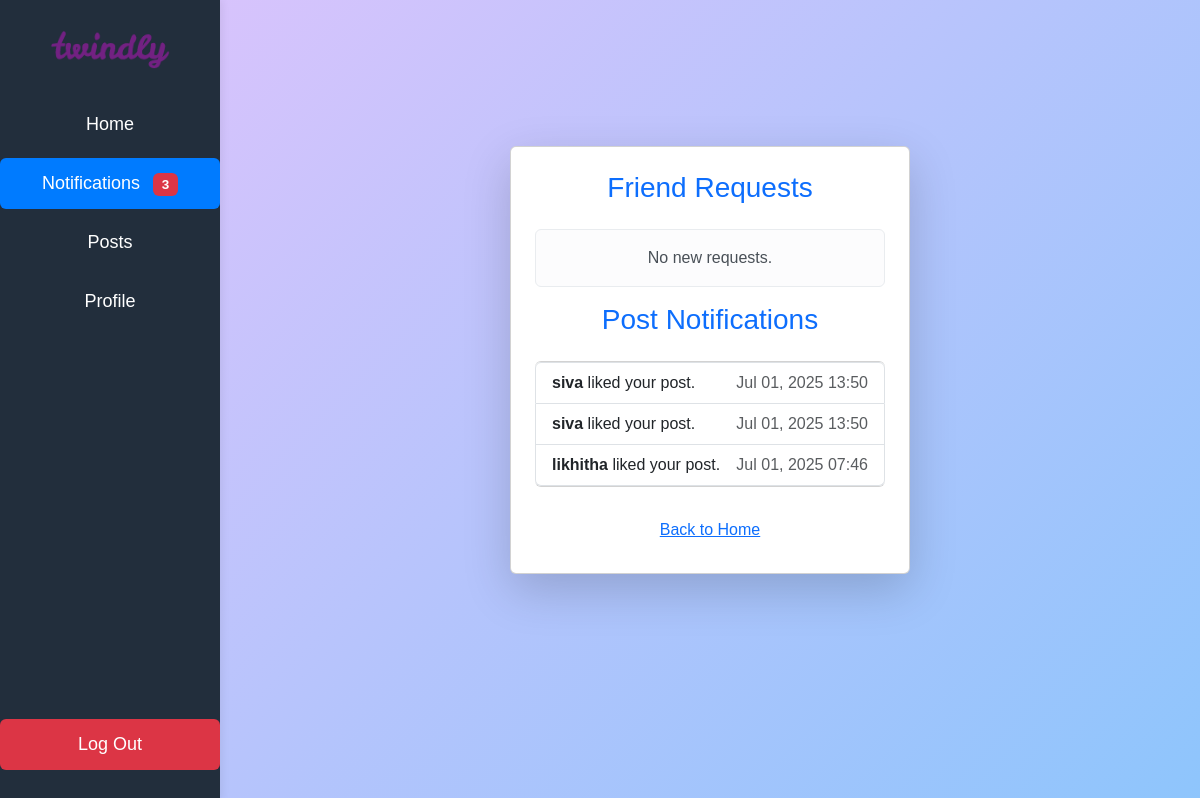
The page /notifications/ (signed in) on the database its author committed.
### accounts/models.py (models this page shows)
class Notification(models.Model):
    NOTIF_TYPE_CHOICES = [
        ('like', 'Like'),
        ('comment', 'Comment'),
        ('friend', 'FriendRequest'),
    ]
    user = models.ForeignKey('CustomUser', on_delete=models.CASCADE, related_name='notifications')
    from_user = models.ForeignKey('CustomUser', on_delete=models.CASCADE, related_name='sent_notifications', null=True, blank=True)
    notif_type = models.CharField(max_length=20, choices=NOTIF_TYPE_CHOICES)
    post = models.ForeignKey('Post', on_delete=models.CASCADE, null=True, blank=True)
    comment = models.ForeignKey('Comment', on_delete=models.CASCADE, null=True, blank=True)
    is_seen = models.BooleanField(default=False)
    created_at = models.DateTimeField(auto_now_add=True)

class CustomUser(AbstractUser):
    bio = models.TextField(blank=True, null=True)
    friends = models.ManyToManyField('self', symmetrical=True, blank=True)
    profile_photo = models.ImageField(upload_to='profile_photos/', blank=True, null=True)

### accounts/views.py (the view, shortened to what this page needs)
# urls.py: path('notifications/', views.notifications_view, name='notifications'),
def notifications_view(request):
    from .models import FriendRequest, Notification
    if not request.user.is_authenticated:
        return redirect('login')
    requests = request.user.received_requests.filter(is_seen=False)
    notifications = Notification.objects.filter(user=request.user, is_seen=False).order_by('-created_at')
    return render(request, 'notifications.html', {'requests': requests, 'notifications': notifications})

### accounts/templates/notifications.html
{% extends 'base.html' %}
{% block content %}
<div class="container d-flex justify-content-center align-items-center" style="min-height: 80vh;">
    <div class="card p-4 shadow-lg" style="min-width: 400px;">
        <h3 class="text-center mb-4 text-primary">Friend Requests</h3>
        {% if requests %}
            <ul class="list-group mb-3">
                {% for req in requests %}
                <li class="list-group-item d-flex justify-content-between align-items-center">
                    <span>{{ req.from_user.username }} sent you a friend request!</span>
                    <form method="post" action="/notifications/" class="d-inline">
                        {% csrf_token %}
                        <input type="hidden" name="request_id" value="{{ req.id }}">
                        <button type="submit" name="action" value="accept" class="btn btn-success btn-sm">Accept</button>
                        <button type="submit" name="action" value="reject" class="btn btn-danger btn-sm">Reject</button>
                    </form>
                </li>
                {% endfor %}
            </ul>
        {% else %}
            <div class="alert alert-light text-center">No new requests.</div>
        {% endif %}
        <h3 class="text-center mb-4 text-primary">Post Notifications</h3>
        {% if notifications %}
            <ul class="list-group mb-3">
                {% for notif in notifications %}
                <li class="list-group-item">
                    {% if notif.notif_type == 'like' %}
                        <strong>{{ notif.from_user.username }}</strong> liked your post.
                    {% elif notif.notif_type == 'comment' %}
                        <strong>{{ notif.from_user.username }}</strong> commented on your post: "{{ notif.comment.text }}"
                    {% endif %}
                    <span class="text-muted float-end">{{ notif.created_at|date:'M d, Y H:i' }}</span>
                </li>
                {% endfor %}
            </ul>
        {% else %}
            <div class="alert alert-light text-center">No new post notifications.</div>
        {% endif %}
        <a href="/home/" class="btn btn-link mt-2">Back to Home</a>
    </div>
</div>
{% endblock %}

### accounts/templates/base.html (shortened to what this page needs)
<!DOCTYPE html>
<html lang="en">
<head>
    <link href="https://cdn.jsdelivr.net/npm/bootstrap@5.3.0/dist/css/bootstrap.min.css" rel="stylesheet">
</head>
<body{% if request.path == '/login/' or request.path == '/register/' %} class="login-register-bg"{% endif %}>
    {% if request.user.is_authenticated %}
    <div class="sidebar">
        <a href="/home/"><img src="/static/twindly_logo.png" alt="Twindly Logo" class="logo"></a>
        <a class="nav-link {% if request.path == '/home/' %}active{% endif %}" href="/home/"><span>Home</span></a>
        <a class="nav-link {% if '/notifications' in request.path %}active{% endif %}" href="/notifications/">
            <span>Notifications</span>
            {% if notifications and notifications|length > 0 %}
                <span class="badge bg-danger ms-2">{{ notifications|length }}</span>
            {% endif %}
        </a>
        <a class="nav-link {% if '/posts' in request.path %}active{% endif %}" href="/posts/"><span>Posts</span></a>
        <a class="nav-link {% if '/profile' in request.path %}active{% endif %}" href="/profile/"><span>Profile</span></a>
        <a class="nav-link logout-link" href="/logout/"><span>Log Out</span></a>
    </div>
    {% endif %}
    <div class="main-content">
        {% block content %}{% endblock %}
    </div>
</body>
</html>

### accounts/templates/base.html (style rules this page uses)
body { min-height: 100vh; background: linear-gradient(135deg, #e0c3fc 0%, #8ec5fc 100%); background-repeat: no-repeat; background-attachment: fixed; font-family: Arial, sans-serif; margin: 0; }
.sidebar { position: fixed; top: 0; left: 0; height: 100vh; width: 220px; background: #222e3c; color: #fff; display: flex; flex-direction: column; align-items: center; padding-top: 30px; box-shadow: 2px 0 8px rgba(0,0,0,0.07); z-index: 1000; }
.sidebar .logo { width: 120px; margin-bottom: 30px; }
.sidebar .nav-link { color: #fff; font-size: 18px; padding: 12px 0; width: 100%; text-align: center; border-radius: 6px; margin-bottom: 8px; transition: background 0.2s; }
.sidebar .nav-link.active, .sidebar .nav-link:hover { background: #007bff; color: #fff; }
.sidebar .logout-link { margin-top: auto; margin-bottom: 30px; width: 100%; background: #dc3545; color: #fff; text-align: center; padding: 12px 0; border-radius: 6px; transition: background 0.2s; }
.main-content { margin-left: 220px; padding: 40px 20px 20px 20px; min-height: 100vh; }

### rows shown on the page
Notification: from_user.username "siva", created_at "Jul 01, 2025 13:50"
Notification: from_user.username "siva", created_at "Jul 01, 2025 13:50"
Notification: from_user.username "likhitha", created_at "Jul 01, 2025 07:46"

### other values the page prints
{{ notifications|length }} "3"
